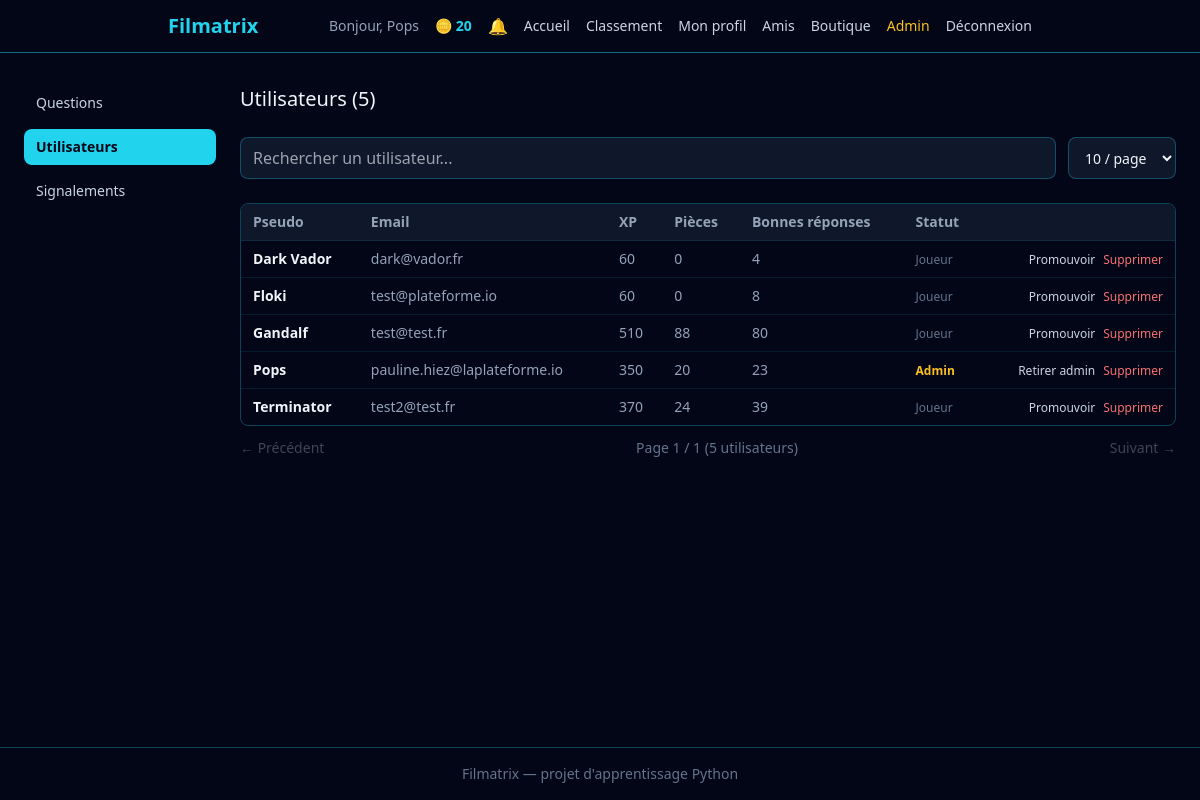
The page /admin/utilisateurs (signed in) on the database as committed earlier.
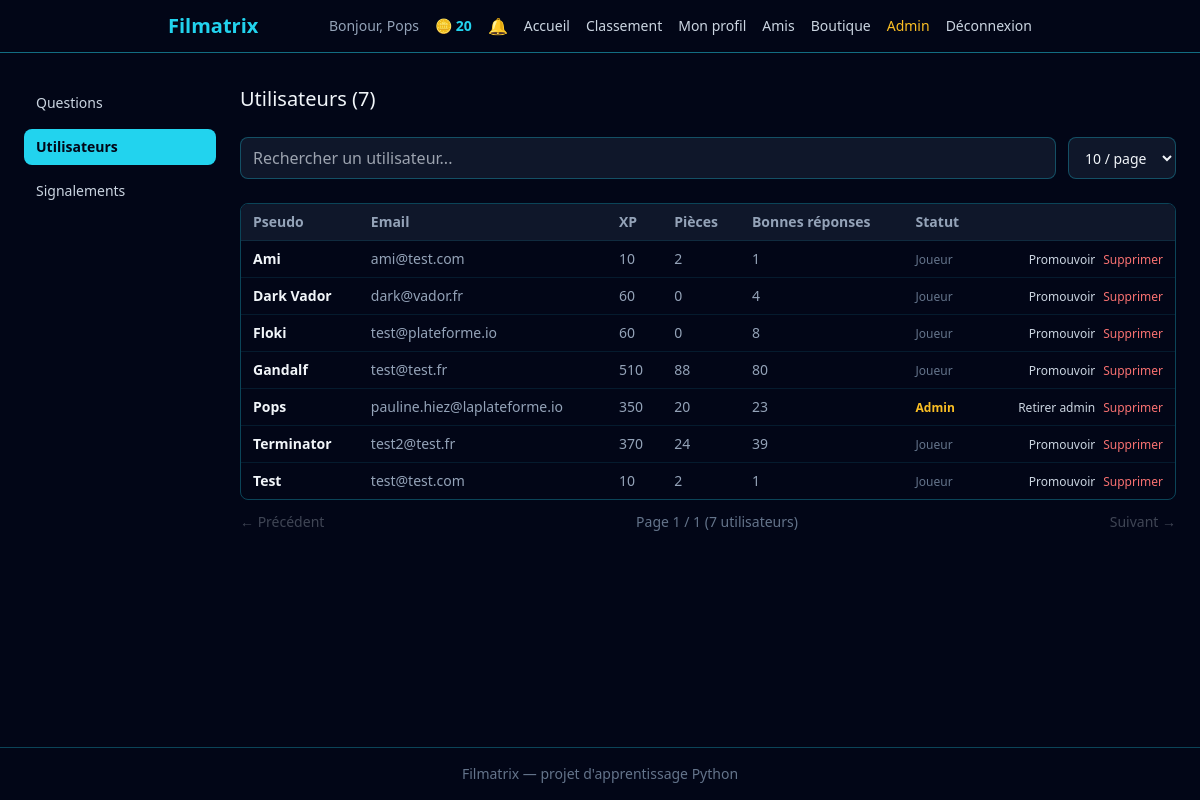
The same page on the database as committed later.
### src/models.py (models this page shows, shortened)
class User(db.Model, UserMixin):
    __tablename__ = "users"
    id = db.Column(db.Integer, primary_key=True)
    username = db.Column(db.String(50), unique=True, nullable=False)
    email = db.Column(db.String(120), unique=True, nullable=False)
    password_hash = db.Column(db.String(255), nullable=False)
    total_xp = db.Column(db.Integer, nullable=False, default=0)
    coins = db.Column(db.Integer, nullable=False, default=0)
    equipped_title = db.Column(db.String(50), nullable=True)
    is_admin = db.Column(db.Boolean, nullable=False, default=False)

### app.py (the view)
    @app.route("/admin/utilisateurs")
    @login_required
    @admin_required
    def admin_users_list() -> str:
        all_users = User.query.order_by(User.username).all()
        users_data = []
        for user in all_users:
            correct_count = Attempt.query.filter_by(user_id=user.id, is_correct=True).count()
            users_data.append(
                {
                    "id": user.id,
                    "username": user.username,
                    "email": user.email,
                    "is_admin": user.is_admin,
                    "total_xp": user.total_xp,
                    "coins": user.coins,
                    "correct_count": correct_count,
                }
            )
        return render_template(
            "admin/users_list.html",
            users=users_data,
            active_admin_section="users",
        )

### src/admin.py (called while the page is built)
def admin_required(view_function):
    @wraps(view_function)
    def wrapped_view(*args, **kwargs):
        if not current_user.is_authenticated or not current_user.is_admin:
            abort(403)
        return view_function(*args, **kwargs)
    return wrapped_view

### src/notifications.py (called while the page is built)
def get_unread_count(user_id: int) -> int:
    return Notification.query.filter_by(user_id=user_id, is_read=False).count()

### templates/admin/users_list.html (shortened to what this page needs)
{% extends "admin/base_admin.html" %}
{% block admin_content %}
<h2 class="text-xl mb-6">Utilisateurs ({{ users | length }})</h2>
<div class="flex flex-col sm:flex-row gap-3 mb-6">
    <input type="text" id="user-search" placeholder="Rechercher un utilisateur..."
           class="flex-1 bg-slate-900 border border-cyan-400/30 rounded-lg px-3 py-2 text-slate-100"
           autocomplete="off">
    <select id="user-rows-per-page-select"
            class="bg-slate-900 border border-cyan-400/30 rounded-lg px-3 py-2 text-slate-100 text-sm">
        <option value="10">10 / page</option>
    </select>
</div>
<div class="overflow-x-auto rounded-lg border border-cyan-400/30">
    <table class="w-full text-sm">
        <thead>
            <tr class="bg-slate-900 text-slate-400 text-left">
                <th class="px-3 py-2">Pseudo</th>
                <th class="px-3 py-2">Email</th>
                <th class="px-3 py-2">XP</th>
                <th class="px-3 py-2">Pièces</th>
                <th class="px-3 py-2">Bonnes réponses</th>
                <th class="px-3 py-2">Statut</th>
                <th class="px-3 py-2"></th>
            </tr>
        </thead>
        <tbody>
            {% for user in users %}
            <tr class="border-t border-cyan-400/10 hover:bg-slate-900/50 user-row"
                data-search-text="{{ user.username }} {{ user.email }}">
                <td class="px-3 py-2 font-bold">{{ user.username }}</td>
                <td class="px-3 py-2 text-slate-400">{{ user.email }}</td>
                <td class="px-3 py-2 text-slate-400">{{ user.total_xp }}</td>
                <td class="px-3 py-2 text-slate-400">{{ user.coins }}</td>
                <td class="px-3 py-2 text-slate-400">{{ user.correct_count }}</td>
                <td class="px-3 py-2">
                    {% if user.is_admin %}
                        <span class="text-amber-400 text-xs font-bold">Admin</span>
                    {% else %}
                        <span class="text-slate-500 text-xs">Joueur</span>
                    {% endif %}
                </td>
                <td class="px-3 py-2">
                    <div class="flex gap-2 justify-end">
                        <form method="POST" action="{{ url_for('admin_toggle_admin', user_id=user.id) }}">
                            <button type="submit" class="text-slate-300 hover:text-cyan-400 transition text-xs">
                                {% if user.is_admin %}Retirer admin{% else %}Promouvoir{% endif %}
                            </button>
                        </form>
                        <form method="POST" action="{{ url_for('admin_delete_user', user_id=user.id) }}"
                              onsubmit="return confirm('Supprimer definitivement ce compte et tout son historique ?');">
                            <button type="submit" class="text-red-400 hover:text-red-300 transition text-xs">Supprimer</button>
                        </form>
                    </div>
                </td>
            </tr>
            {% endfor %}
        </tbody>
    </table>
</div>
<div class="pagination-controls flex items-center justify-between mt-3 text-sm">
    <button type="button" id="user-pagination-prev" class="text-slate-300 hover:text-cyan-400 transition disabled:opacity-30 disabled:cursor-not-allowed" disabled>
        ← Précédent
    </button>
    <span id="user-pagination-info" class="text-slate-500"></span>
    <button type="button" id="user-pagination-next" class="text-slate-300 hover:text-cyan-400 transition disabled:opacity-30 disabled:cursor-not-allowed">
        Suivant →
    </button>
</div>
{% endblock %}

### templates/admin/base_admin.html
{% extends "base.html" %}
{% block content %}
<div class="max-w-6xl mx-auto mt-4 flex flex-col md:flex-row gap-6">
    <aside class="md:w-48 shrink-0">
        <nav class="flex md:flex-col gap-2 overflow-x-auto md:overflow-visible pb-2 md:pb-0">
            <a href="{{ url_for('admin_questions_list') }}"
               class="whitespace-nowrap px-3 py-2 rounded-lg text-sm transition
                      {% if active_admin_section == 'questions' %}bg-cyan-400 text-slate-950 font-bold{% else %}text-slate-300 hover:bg-slate-900{% endif %}">
                Questions
            </a>
            <a href="{{ url_for('admin_users_list') }}"
               class="whitespace-nowrap px-3 py-2 rounded-lg text-sm transition
                      {% if active_admin_section == 'users' %}bg-cyan-400 text-slate-950 font-bold{% else %}text-slate-300 hover:bg-slate-900{% endif %}">
                Utilisateurs
            </a>
            <a href="{{ url_for('admin_reports_list') }}"
               class="whitespace-nowrap px-3 py-2 rounded-lg text-sm transition
                      {% if active_admin_section == 'reports' %}bg-cyan-400 text-slate-950 font-bold{% else %}text-slate-300 hover:bg-slate-900{% endif %}">
                Signalements
            </a>
        </nav>
    </aside>
    <div class="flex-1 min-w-0">
        {% block admin_content %}{% endblock %}
    </div>
</div>
{% endblock %}

### templates/base.html (shortened to what this page needs)
<!DOCTYPE html>
<html lang="fr">
<head>
    <link rel="stylesheet" href="{{ url_for('static', filename='css/output.css') }}">
</head>
<body class="bg-slate-950 text-slate-100 min-h-screen flex flex-col">
    <header class="border-b border-cyan-400/50">
    <nav class="max-w-4xl mx-auto px-4 py-3">
        <div class="flex items-center justify-between">
            <a href="{{ url_for('home') }}" class="text-xl font-bold text-cyan-400">
                Filmatrix
            </a>
            <div class="flex items-center gap-4">
                {% if current_user.is_authenticated %}
                    <span class="text-slate-400 text-sm">Bonjour, {{ current_user.username }}</span>
                    <span class="text-cyan-400 text-sm font-bold flex items-center gap-1">
                         🪙 {{ current_user.coins }}
                    </span>
                    <div class="relative">
                        <button id="notification-bell" class="relative text-slate-300 hover:text-cyan-400 transition" aria-label="Notifications">
                            🔔
                        </button>
                    </div>
                {% endif %}
                <div class="hidden md:flex items-center gap-4 text-sm">
                    <a href="{{ url_for('home') }}" class="text-slate-300 hover:text-cyan-400 transition">Accueil</a>
                    <a href="{{ url_for('leaderboard') }}" class="text-slate-300 hover:text-cyan-400 transition">Classement</a>
                    {% if current_user.is_authenticated %}
                        <a href="{{ url_for('profile') }}" class="text-slate-300 hover:text-cyan-400 transition">Mon profil</a>
                        <a href="{{ url_for('friends_list') }}" class="text-slate-300 hover:text-cyan-400 transition">Amis</a>
                        <a href="{{ url_for('shop') }}" class="text-slate-300 hover:text-cyan-400 transition">Boutique</a>
                        {% if current_user.is_admin %}
                            <a href="{{ url_for('admin_questions_list') }}" class="text-amber-400 hover:text-amber-300 transition">Admin</a>
                        {% endif %}
                        <a href="{{ url_for('logout') }}" class="text-slate-300 hover:text-cyan-400 transition">Déconnexion</a>
                    {% else %}
                        <a href="{{ url_for('login') }}" class="text-slate-300 hover:text-cyan-400 transition">Connexion</a>
                        <a href="{{ url_for('register') }}" class="bg-cyan-400 hover:bg-cyan-300 text-slate-950 font-bold px-3 py-1.5 rounded-lg transition">Inscription</a>
                    {% endif %}
                </div>
            </div>
        </div>
    </nav>
</header>
    <main class="flex-1 p-4">
        {% block content %}{% endblock %}
    </main>
    <footer class="border-t border-cyan-400/30 text-center text-slate-500 text-sm py-4">
        Filmatrix — projet d'apprentissage Python
    </footer>
</body>
</html>

Rows that differ between the two databases and show on the page:
added User: username "Ami", email "ami@test.com", total_xp "10", coins "2", correct_count "1", shows "Joueur", shows "Promouvoir"
added User: username "Test", email "test@test.com", total_xp "10", coins "2", correct_count "1", shows "Joueur", shows "Promouvoir"
Other text that changed with them:
{{ users | length }}: "5" → "7"
text written by a page script: "Page 1 / 1 (5 utilisateurs)" → "Page 1 / 1 (7 utilisateurs)"
